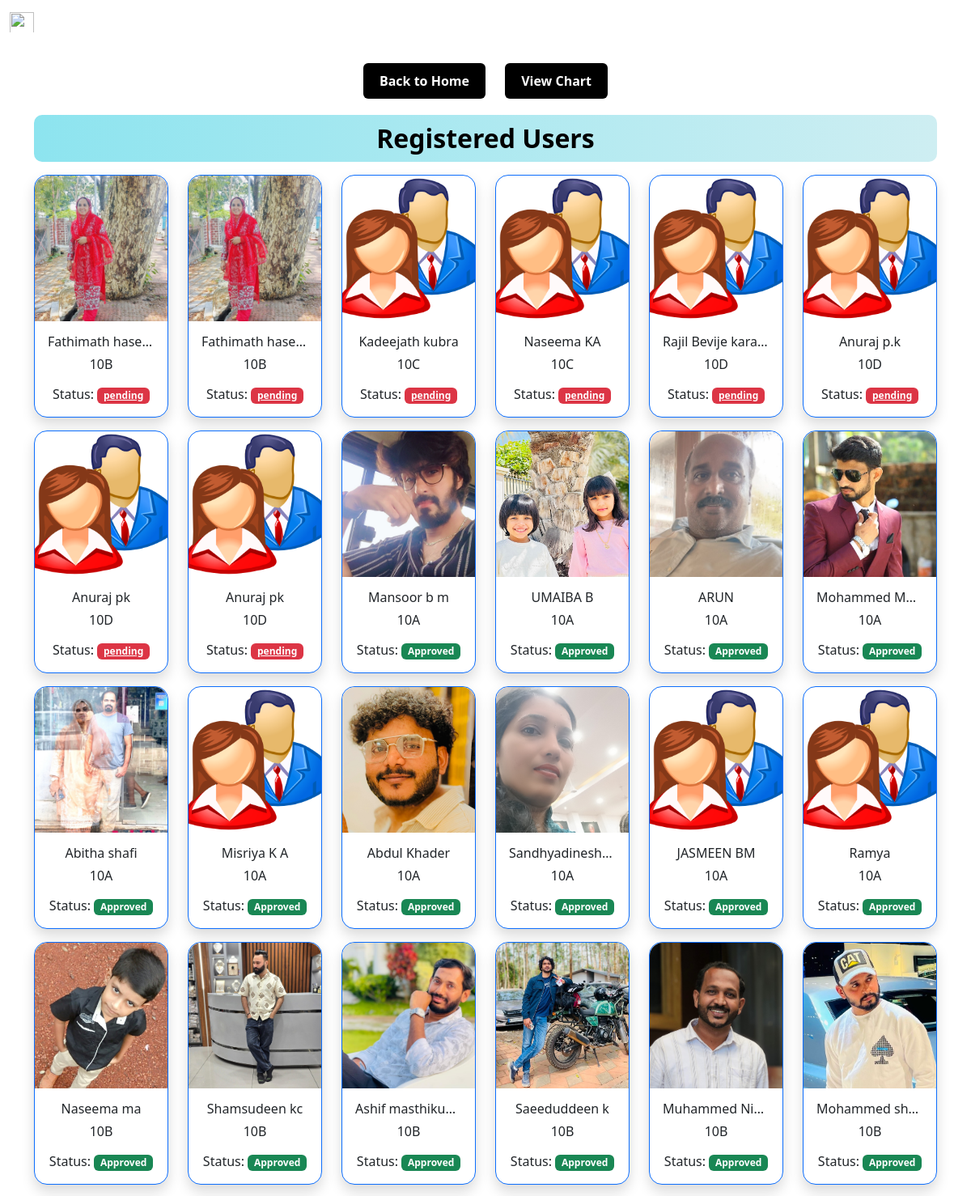
/users-list/ (signed in, upper part), run on the app's committed database.
### userapp/models.py (models this page shows, shortened)
class UserProfile(models.Model):
    user = models.OneToOneField(User, on_delete=models.CASCADE)
    phone = models.CharField(max_length=15, unique=True, default='+91')
    batch = models.CharField(max_length=20, choices=[
        ('10A', '10A'), ('10B', '10B'), ('10C', '10C'), ('10D', '10D')
    ])
    n_adult = models.PositiveIntegerField(null=True, blank=True, default=0)
    n_child = models.PositiveIntegerField(null=True, blank=True, default=0)
    photo = models.ImageField(upload_to='user_photos/', blank=True, null=True)
    is_approved = models.BooleanField(default=False)

### manager/views.py (the view)
# urls.py: path('users-list/', views.users_list, name='users list'),
@daffodils_required
def users_list(request):
    users = UserProfile.objects.all().order_by('is_approved', 'batch')
    return render(request, 'users_list.html', {'users': users})

### manager/views.py (called while the page is built)
def daffodils_required(view_func):
    @wraps(view_func)
    @login_required
    def _wrapped_view(request, *args, **kwargs):
        if request.user.username == 'daffodils':
            return view_func(request, *args, **kwargs)
        return HttpResponseForbidden("Access denied: You are not authorized to view this page.")
    return _wrapped_view

### templates/users_list.html (shortened to what this page needs)
{% extends 'blank_layout.html' %}
{% load static %}
{% block content %}
<div class="nav-container">
    <a href="{% url 'dashboard' %}" class="nav-button">Back to Home</a>
    <a href="{% url 'table' %}" class="nav-button">View Chart</a>
</div>
<div class="container">
    <h2 class="text-center nav-button1">Registered Users</h2>
    <div class="row pt-2">
        {% for profile in users %}
        <div class="col-6 col-md-2 mb-3">
            <div class="card border-primary shadow rounded-4"
                style="height: 300px; display: flex; flex-direction: column;">
                <a href="{% url 'users_details' profile.id %}">
                    {% if profile.photo %}
                    <img src="{{ profile.photo.url }}" class="card-img-top rounded-top-4"
                        style="height: 180px; object-fit: cover;" alt="User Photo">
                    {% else %}
                    <img src="{% static 'images/prp.png' %}" class="card-img-top rounded-top-4"
                        style="height: 180px; object-fit: cover;" alt="Default Photo">
                    {% endif %}
                </a>
                <div class="card-body text-center"
                    style="flex-grow: 1; display: flex; flex-direction: column; justify-content: center;">
                    <h6 class="card-title"
                        style="height: 20px; white-space: nowrap; overflow: hidden; text-overflow: ellipsis;">
                        {{ profile.user.get_full_name|default:profile.user.username }}
                    </h6>
                    <h6 class="card-title"
                        style="height: 20px; white-space: nowrap; overflow: hidden; text-overflow: ellipsis;">
                        {{ profile.batch }}
                    </h6>
                    <p class="card-text mt-auto">
                        Status:
                        {% if profile.is_approved %}
                        <span class="badge bg-success">Approved</span>
                        {% else %}
                        <a href="{% url 'approve_user' profile.id %}" style="color: rgb(255, 255, 255);"
                            class="badge bg-danger mt-2">
                            pending
                        </a>
                        {% endif %}
                    </p>
                </div>
            </div>
        </div>
        {% empty %}
        <p>No users found.</p>
        {% endfor %}
    </div>
</div>
{% endblock %}

### templates/users_list.html (style rules this page uses)
.nav-container { text-align: center; margin: 20px 0; }
.nav-button { display: inline-block; background-color: #000000; color: white; padding: 10px 20px; margin: 0 10px; text-decoration: none; border-radius: 6px; font-weight: bold; transition: background-color 0.3s ease; }
.nav-button1 { align-items: center; background: linear-gradient(to right, #8de4ef, #ceeef2); color: rgb(0, 0, 0); padding: 10px 20px; text-decoration: none; border-radius: 10px; font-weight: bold; transition: background-color 0.3s ease; }

### data on the page
UserProfile: photo (picture), user.get_full_name "Fathimath hase…", batch "10B", is_approved "pending"
UserProfile: photo (picture), user.get_full_name "Fathimath hase…", batch "10B", is_approved "pending"
UserProfile: user.get_full_name "Kadeejath kubra", batch "10C", is_approved "pending"
UserProfile: user.get_full_name "Naseema KA", batch "10C", is_approved "pending"
UserProfile: user.get_full_name "Rajil Bevije kara…", batch "10D", is_approved "pending"
UserProfile: user.get_full_name "Anuraj p.k", batch "10D", is_approved "pending"
UserProfile: user.get_full_name "Anuraj pk", batch "10D", is_approved "pending"
UserProfile: user.get_full_name "Anuraj pk", batch "10D", is_approved "pending"
UserProfile: photo (picture), user.get_full_name "Mansoor b m", batch "10A", is_approved "Approved"
UserProfile: photo (picture), user.get_full_name "UMAIBA B", batch "10A", is_approved "Approved"
UserProfile: photo (picture), user.get_full_name "ARUN", batch "10A", is_approved "Approved"
UserProfile: photo (picture), user.get_full_name "Mohammed M…", batch "10A", is_approved "Approved"
UserProfile: photo (picture), user.get_full_name "Abitha shafi", batch "10A", is_approved "Approved"
UserProfile: user.get_full_name "Misriya K A", batch "10A", is_approved "Approved"
UserProfile: photo (picture), user.get_full_name "Abdul Khader", batch "10A", is_approved "Approved"
UserProfile: photo (picture), user.get_full_name "Sandhyadinesh…", batch "10A", is_approved "Approved"
UserProfile: user.get_full_name "JASMEEN BM", batch "10A", is_approved "Approved"
UserProfile: user.get_full_name "Ramya", batch "10A", is_approved "Approved"
UserProfile: photo (picture), user.get_full_name "Naseema ma", batch "10B", is_approved "Approved"
UserProfile: photo (picture), user.get_full_name "Shamsudeen kc", batch "10B", is_approved "Approved"
UserProfile: photo (picture), user.get_full_name "Ashif masthiku…", batch "10B", is_approved "Approved"
UserProfile: photo (picture), user.get_full_name "Saeeduddeen k", batch "10B", is_approved "Approved"
UserProfile: photo (picture), user.get_full_name "Muhammed Ni…", batch "10B", is_approved "Approved"
UserProfile: photo (picture), user.get_full_name "Mohammed sh…", batch "10B", is_approved "Approved"
